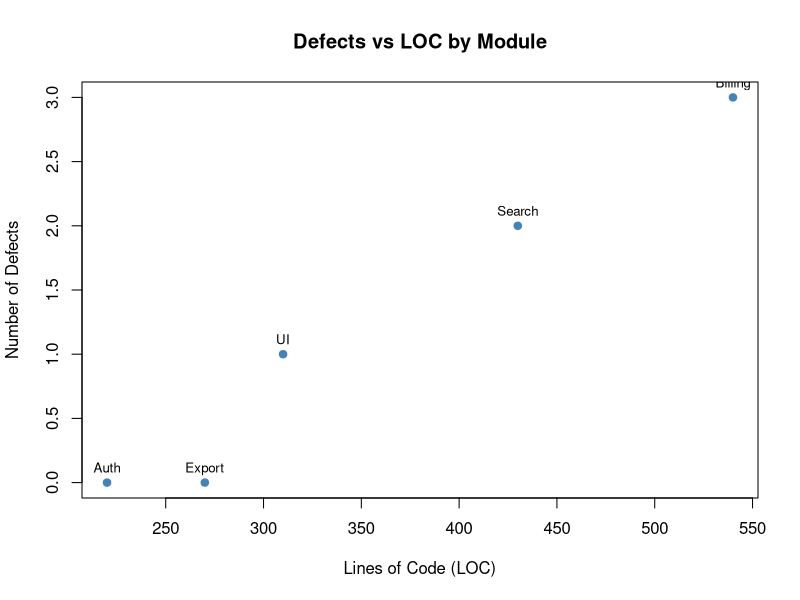

Source code (R):
## ---- chunk 1
# Example software metrics dataset
se_metrics <- data.frame(
	module = c("Auth", "Billing", "Search", "UI", "Export"),
	loc = c(220, 540, 430, 310, 270),
	cyclomatic = c(12, 25, 19, 14, 11),
	defects = c(0, 3, 2, 1, 0)
)

summary(se_metrics)
## ---- chunk 2
aggregate(defects ~ module, data = se_metrics, FUN = mean)
## ---- chunk 3
plot(
	se_metrics$loc,
	se_metrics$defects,
	xlab = "Lines of Code (LOC)",
	ylab = "Number of Defects",
	main = "Defects vs LOC by Module",
	pch = 19,
	col = "steelblue"
)
text(se_metrics$loc, se_metrics$defects, labels = se_metrics$module, pos = 3, cex = 0.8)
